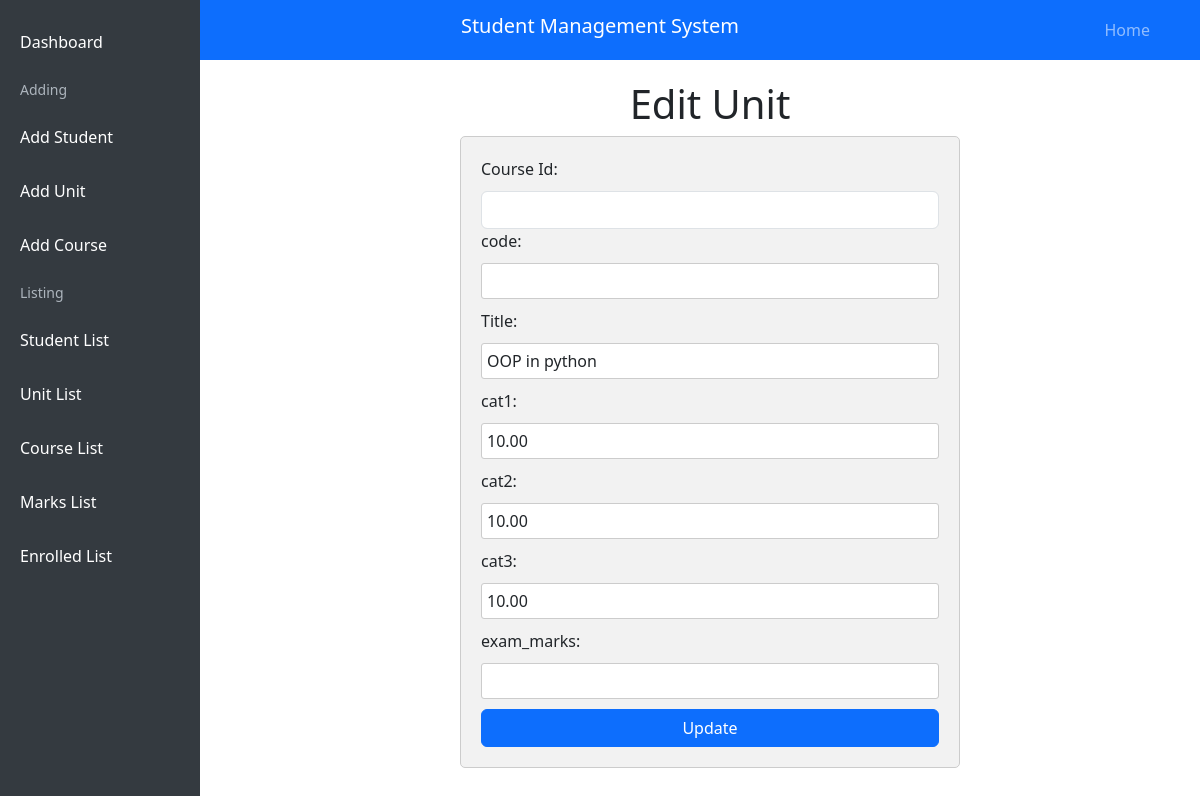
/edit_unit/2, run on the app's committed database.
### crud_app/models.py (models this page shows, shortened)
class Unit(models.Model):
    course_name = models.ForeignKey(Course, on_delete=models.CASCADE)
    unit_code = models.CharField(max_length=20,unique=True)
    title = models.CharField(max_length=100)
    cat1 = models.DecimalField(max_digits=5, decimal_places=2)
    cat2 = models.DecimalField(max_digits=5, decimal_places=2)
    cat3 = models.DecimalField(max_digits=5, decimal_places=2)
    final_exam = models.DecimalField(max_digits=5, decimal_places=2)

### crud_app/views.py (the view)
# urls.py: path('edit_unit/<int:pk>',views.edit_unit,name='edit_unit'),
def edit_unit(request,pk):
    unit = get_object_or_404(Unit,pk=pk)
    if request.method == 'POST':
        form = UnitForm(request.POST, instance=unit)
        if form.is_valid():
            form.save()
            return redirect('unit_detail')
    else:
        form = UnitForm(instance=unit)
    return render(request, 'edit_unit.html',{'form':form,'unit':unit})

### crud_app/forms.py
class UnitForm(forms.ModelForm):
    class Meta:
        model = Unit
        fields = '__all__'

### crud_app/templates/edit_unit.html (shortened to what this page needs)
{% extends 'base.html' %}
{% block content %}
    <h1>Edit Unit</h1>
    <form method="post">
        <div class="form-group">
            <label for="course_id">Course Id:</label>
            <select class="form-control" id="course Id" name="course" required>
            </select>
        </div>
        <div class="form-group">
            <label for="code">code:</label>
            <input type="text" class="form-control" id="code" name="code" value="{{ unit.code }}" required>
        </div>
        <div class="form-group">
            <label for="title">Title:</label>
            <input type="text" class="form-control" id="title" name="title" value="{{ unit.title }}" required>
        </div>
        <div class="form-group">
            <label for="cat1">cat1:</label>
            <input type="text" class="form-control" id="cat1" name="cat1" value="{{ unit.cat1 }}" required>
        </div>
        <div class="form-group">
            <label for="cat2">cat2:</label>
            <input type="text" class="form-control" id="cat2" name="cat2" value="{{ unit.cat2 }}" required>
        </div>
        <div class="form-group">
            <label for="cat3">cat3:</label>
            <input type="text" class="form-control" id="cat3" name="cat3" value="{{ unit.cat3 }}" required>
        </div>
        <div class="form-group">
            <label for="exam_marks">exam_marks:</label>
            <input type="text" class="form-control" id="exam_marks" name="exam_marks" value="{{ unit.exam_marks }}" required>
        </div>
        <button type="submit" class="btn btn-primary">Update</button>
    </form>
{% endblock %}

### static/css/styles.css (style rules this page uses)
body { font-family: Arial, Helvetica, sans-serif; margin: 0; padding: 0; }
h1 { font-size: 36px; margin-top: 0; }
form { display: flex; flex-direction: column; max-width: 500px; margin: 0 auto; padding: 20px; background-color: #f2f2f2; border: 1px solid #ccc; border-radius: 5px; }
label { margin-bottom: 10px; }
input[type="text"] { padding: 5px; margin-bottom: 10px; border-radius: 3px; border: 1px solid #ccc; }
select { padding: 5px; margin-bottom: 10px; border-radius: 3px; border: 1px solid #ccc; }
h1 { font-size: 2rem; text-align: center; }

### data on the page
Unit: title "OOP in python", cat1 "10.00", cat2 "10.00", cat3 "10.00"
